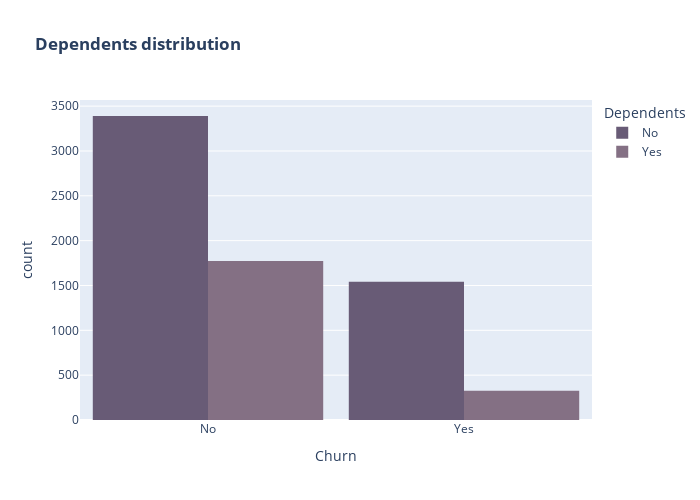

The notebook cell this image was saved under:
### Code cell
color_map = {"Yes": "#847084", "No": "#685b76"}
fig = px.histogram(df, x="Churn", color="Dependents", barmode="group", title="<b>Dependents distribution</b>", color_discrete_map=color_map)
fig.update_layout(width=700, height=500, bargap=0.1)
fig.show()

### Figure 1 — Plotly figure (JSON) as saved in the notebook; plotly's stock layout.template omitted (floating-point values rounded to 4 significant figures; data arrays with more than 128 entries replaced by an {"elided": "..."} marker saying what was removed)
{"data": [{"alignmentgroup": "True", "bingroup": "x", "hovertemplate": "Dependents=No<br>Churn=%{x}<br>count=%{y}<extra></extra>", "legendgroup": "No", "marker": {"color": "#685b76", "pattern": {"shape": ""}}, "name": "No", "offsetgroup": "No", "orientation": "v", "showlegend": true, "type": "histogram", "x": {"elided": "4933 str values"}, "xaxis": "x", "yaxis": "y"}, {"alignmentgroup": "True", "bingroup": "x", "hovertemplate": "Dependents=Yes<br>Churn=%{x}<br>count=%{y}<extra></extra>", "legendgroup": "Yes", "marker": {"color": "#847084", "pattern": {"shape": ""}}, "name": "Yes", "offsetgroup": "Yes", "orientation": "v", "showlegend": true, "type": "histogram", "x": {"elided": "2099 str values"}, "xaxis": "x", "yaxis": "y"}], "layout": {"bargap": 0.1, "barmode": "group", "height": 500, "legend": {"title": {"text": "Dependents"}, "tracegroupgap": 0}, "title": {"text": "<b>Dependents distribution</b>"}, "width": 700, "xaxis": {"anchor": "y", "domain": [0, 1], "title": {"text": "Churn"}}, "yaxis": {"anchor": "x", "domain": [0, 1], "title": {"text": "count"}}}}
